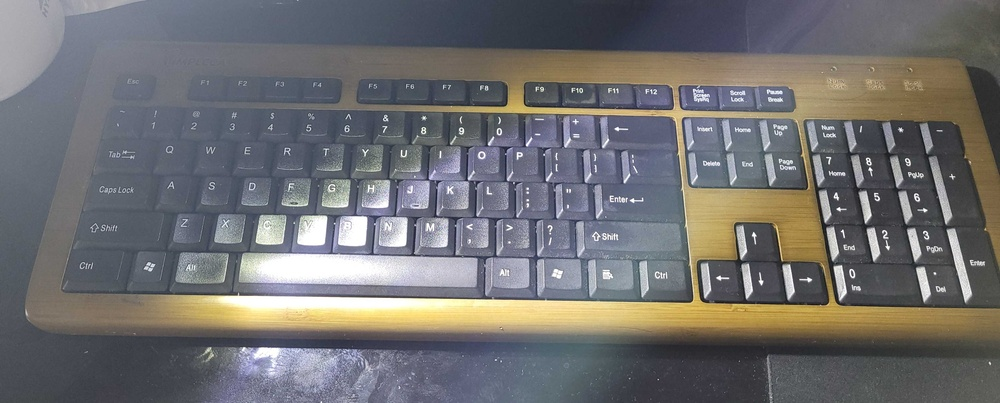
#> input picture glare_distortion/glare_images/glare8keyboard.jpg, 1000 x 403 px, shrunk from 4032 x 1625 before the run
$ jupyter execute --allow-errors adaptive_thresholding.ipynb
#> lines starting #> are read from the running program, lines starting #| are printed output that depends on the picture; after the words box and inside, x2 and y2 are one past the last pixel; in counts of white or black regions, pixels touching at a corner belong together
[cell 1]
import torch
from torchvision.models import resnet50, ResNet50_Weights
import cv2
from torchvision.transforms import transforms
from PIL import Image
import os

weights = ResNet50_Weights.IMAGENET1K_V1
#> (the rest of this cell did not finish here and is left out)

[cell 2]
import cv2
import numpy as np
import matplotlib.pyplot as plt
from PIL import Image

filename = 'glare_images/glare8keyboard.jpg'
image = cv2.imread(filename)
#> image is the input picture: shape (403, 1000, 3); mean B, G, R 112.1, 111.2, 111.9
gray_image = cv2.cvtColor(image, cv2.COLOR_BGR2GRAY)
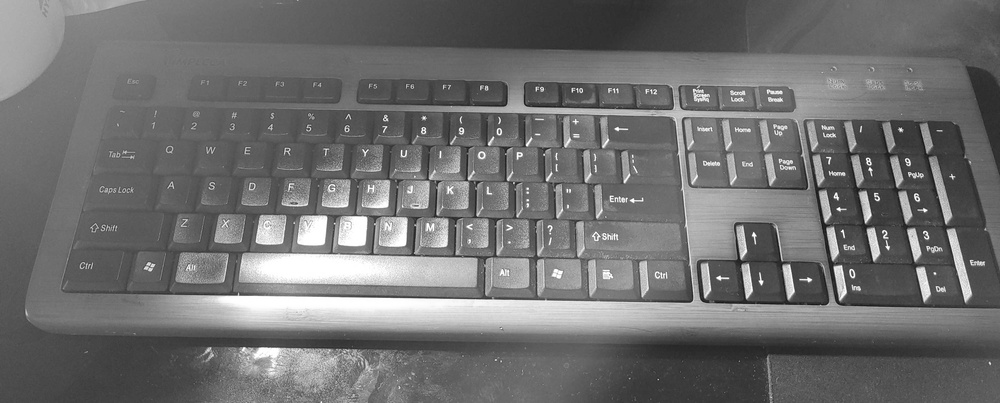
#> gray_image: shape (403, 1000); min 18, max 255, mean 111.5
blurred = cv2.GaussianBlur(gray_image, (5, 5), 0)

[cell 3]
def show_image(img, title):
    plt.imshow(img, cmap='gray')
    # plt.title(title)
    plt.axis('off')
    plt.show()

def preprocess_cv_image(cv_img, preprocess_func):

    if cv_img.ndim == 2:
        rgb_img = np.stack([cv_img, cv_img, cv_img], axis=2)
    else:
        rgb_img = cv_img

    pil_image = Image.fromarray(rgb_img)

    input_tensor = preprocess_func(pil_image)

    return input_tensor

[cell 4]
show_image(gray_image, "Original Grayscale Image")

[cell 5]
# thresh_mean = cv2.adaptiveThreshold(
#     blurred, 255,
#     cv2.ADAPTIVE_THRESH_MEAN_C,
#     cv2.THRESH_BINARY,
#     199, 5
# )
# show_image(thresh_mean, "Adaptive Mean Thresholding")

[cell 6]
thresh_gauss = cv2.adaptiveThreshold(
    blurred, 255,
    cv2.ADAPTIVE_THRESH_GAUSSIAN_C,
    cv2.THRESH_BINARY,
    121, 3
)
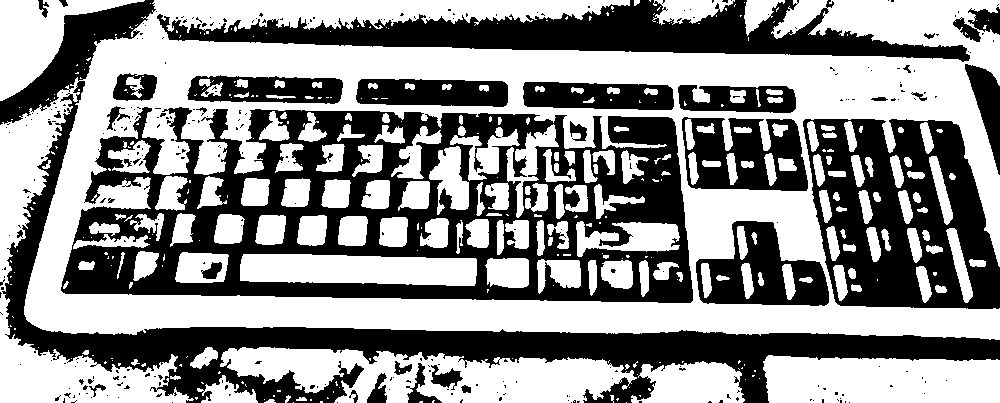
#> thresh_gauss: shape (403, 1000); 55.7% white; 316 black regions (281 under 20 px), largest, box (x1, y1, x2, y2) and area: (61, 107, 693, 303) 60393, (0, 0, 1000, 403) 41806, (803, 119, 1000, 309) 23426
show_image(gray_image, "Original Grayscale Image")
show_image(thresh_gauss, "Adaptive Gaussian Thresholding")

[cell 7]
show_image(image, "Original Image")
